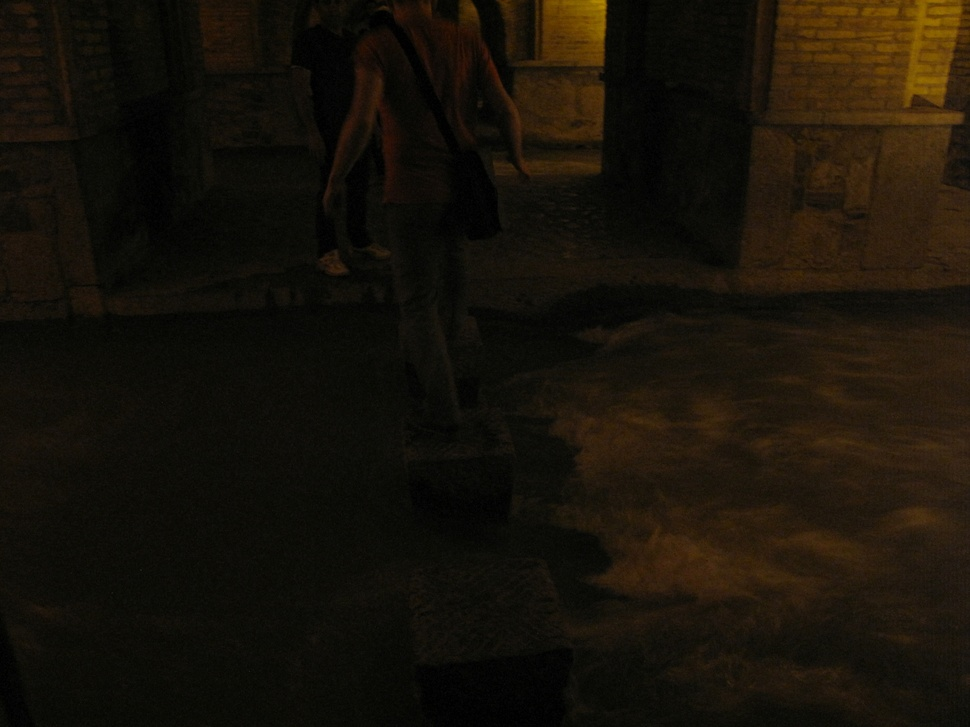
#> input picture HW1/resources/Dark.jpg, 970 x 727 px, shrunk from 2208 x 1656 before the run
$ python q6.py
#> lines starting #> are read from the running program, lines starting #| are printed output that depends on the picture
import cv2
import numpy as np
from matplotlib import pyplot as plt


def getCDF(a):
    histogram, bins = np.histogram(a, range(257))
    cdf = np.cumsum(histogram)
    cdf = cdf / a.size
    return cdf, histogram


def transform(a, q):
    c = q[a]
    return c


def match(a, b):
    shapeA = a.shape
    shapeB = b.shape
    # a = a.flatten()
    # b = b.flatten()
    CDFA, histogramA = getCDF(a)
    CDFB, histogramB = getCDF(b)
    q = np.zeros(CDFA.shape, CDFA.dtype)
    i = 0
    j = 0
    while i < 256:
        if (CDFB[j] >= CDFA[i]):
            q[i] = j
            i += 1
        else:
            print('*')
            if (j < 255):
                j += 1

    c = transform(a, q)

    # a = np.reshape(a, (-1, shapeA[1]))
    # b = np.reshape(b, (-1, shapeB[1]))
    # c = np.reshape(c, (-1, shapeA[1]))
    print(a.shape)
    print('*********************')
    return c, histogramA, histogramB


image1 = cv2.imread('resources/Dark.jpg')
#> image1 is the input picture: shape (727, 970, 3); mean B, G, R 9.1, 18.2, 23.5
image2 = cv2.imread('resources/Pink.jpg')
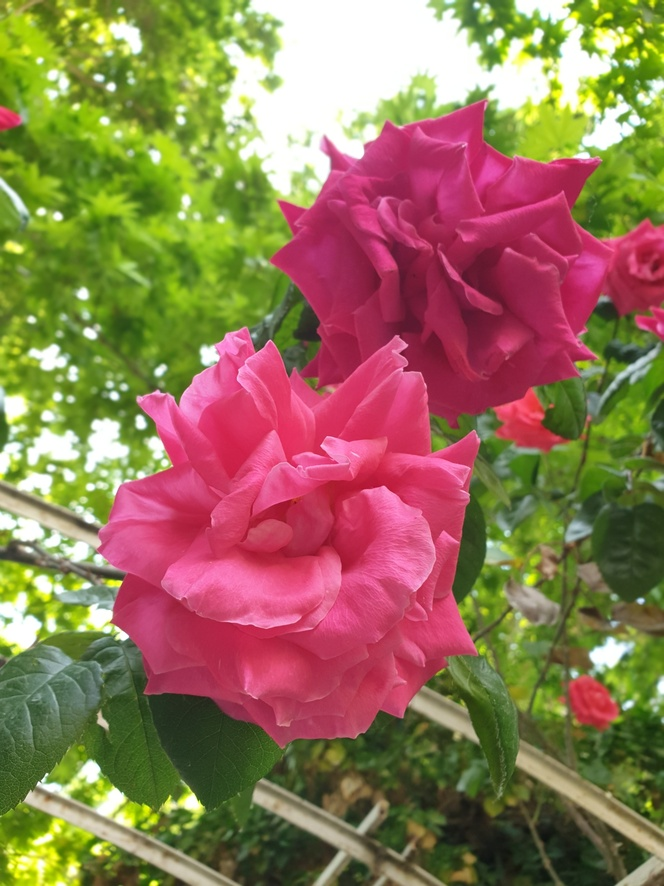
#> input picture HW1/resources/Pink.jpg, 664 x 886 px, shrunk from 1512 x 2016 before the run
#> image2 is the input picture: shape (886, 664, 3); mean B, G, R 85.2, 117.6, 146.5


c0, histo01, histo02 = match(image1[:, :, 0], image2[:, :, 0])
#> in getCDF, `histogram, bins = np.histogram(a, range(257))`: histogram = 256 values, max 70174 at index 7, min 0 at index 36, mean 2754.6; bins = 257 values from 0 to 256
#> in getCDF, `cdf = np.cumsum(histogram)`: cdf = 256 values from 8344 to 705190
#> in getCDF, `cdf = cdf / a.size`: cdf = 256 values from 0.0118 to 1
#> in match, `CDFA, histogramA = getCDF(a)`: histogramA has the same summary as histogram in getCDF
#> in match, `CDFB, histogramB = getCDF(b)`: CDFB = 256 values from 0.00241 to 1; histogramB = 256 values, max 23463 at index 255, min 220 at index 228, mean 2298.1
#> after the loop in match, `while i < 256:`: i = 256; j = 255; q = 256 values from 9 to 255
#| (727, 970)
#> histo01 has the same summary as histogram in getCDF; histo02 has the same summary as histogramB in match
c1, histo11, histo12 = match(image1[:, :, 1], image2[:, :, 1])
#> in getCDF (call 4), `histogram, bins = np.histogram(a, range(257))`: histogram = 256 values, max 38075 at index 255, min 0 at index 0, mean 2298.1
#> in getCDF (call 4), `histogram, bins = np.histogram(a, range(257))`:
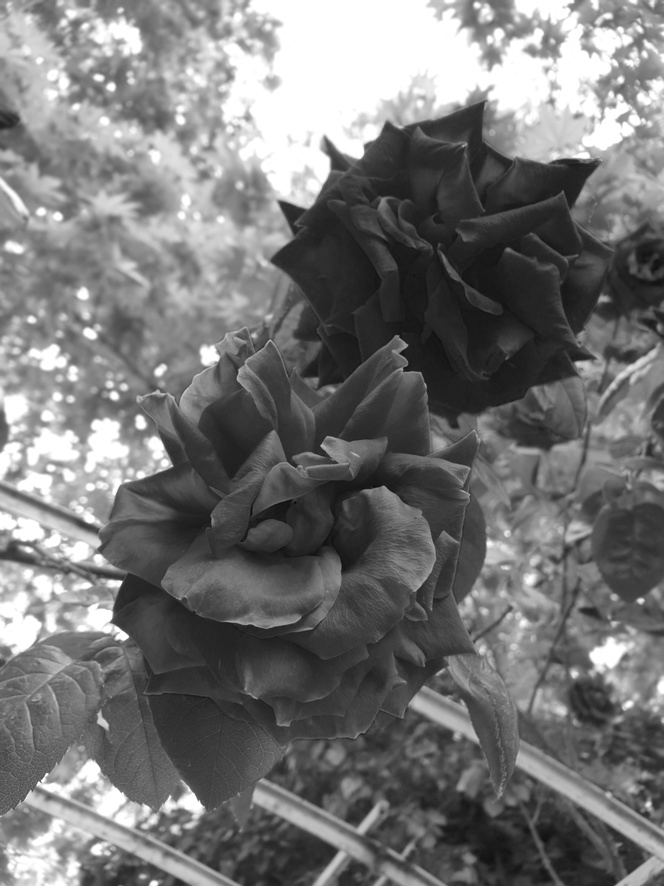
#> a: shape (886, 664); min 5, max 255, mean 117.6
#> in getCDF (call 4), `cdf = np.cumsum(histogram)`: cdf = 256 values from 0 to 588304
#> in getCDF (call 4), `cdf = cdf / a.size`: cdf = 256 values from 0 to 1
#> in transform (call 2), `c = q[a]`:
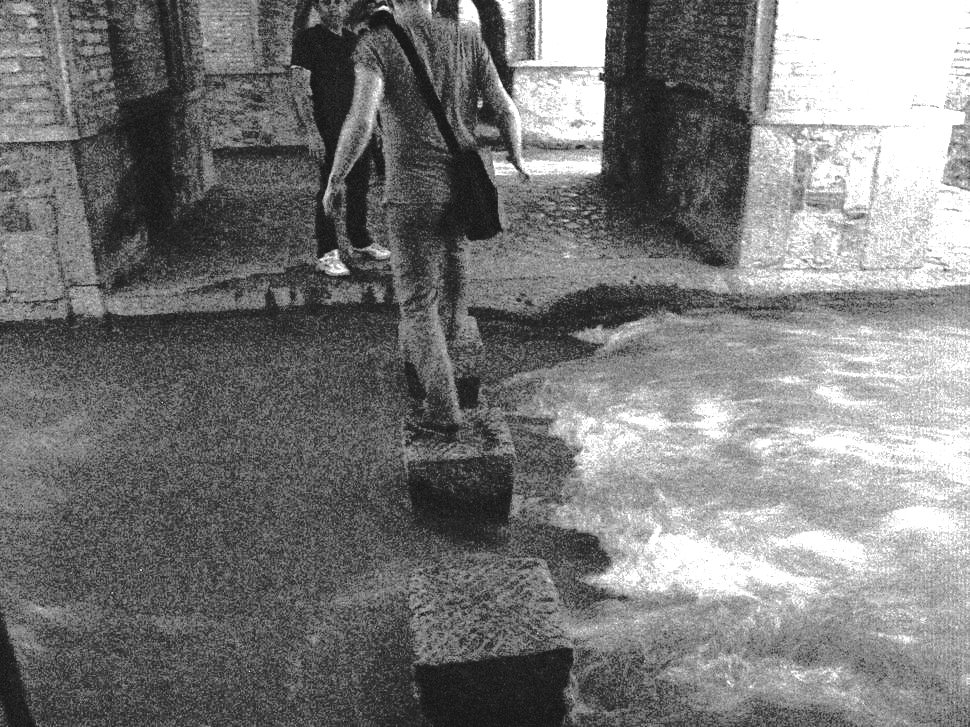
#> c: shape (727, 970) float64; min 24, max 255, mean 121.4
#| (727, 970)
#> histo11 = 256 values, max 53415 at index 12, min 0 at index 136, mean 2754.6; histo12 has the same summary as histogram in getCDF
c2, histo21, histo22 = match(image1[:, :, 2], image2[:, :, 2])
#> in getCDF (call 6), `histogram, bins = np.histogram(a, range(257))`: histogram = 256 values, max 26934 at index 255, min 0 at index 0, mean 2298.1
#> in getCDF (call 6), `histogram, bins = np.histogram(a, range(257))`:
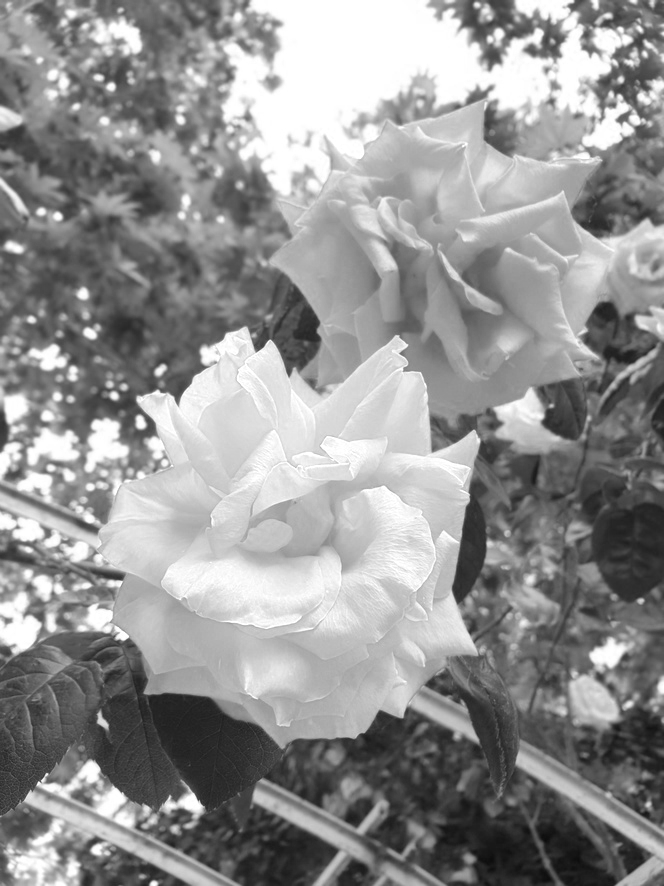
#> a: shape (886, 664); min 12, max 255, mean 146.5
#> in getCDF (call 6), `cdf = np.cumsum(histogram)`: cdf = 256 values from 0 to 588304
#> in getCDF (call 6), `cdf = cdf / a.size`: cdf = 256 values from 0 to 1
#> in transform (call 3), `c = q[a]`:
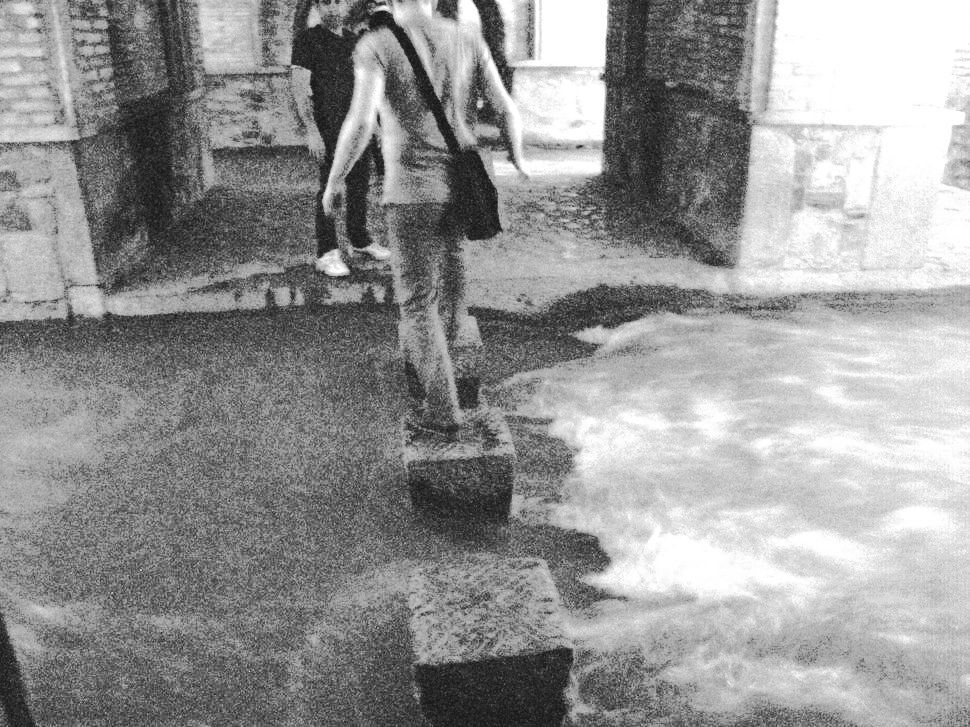
#> c: shape (727, 970) float64; min 25, max 255, mean 149.6
#| (727, 970)
#> histo21 = 256 values, max 43170 at index 12, min 0 at index 167, mean 2754.6; histo22 has the same summary as histogram in getCDF

temp = np.zeros(image1.shape, image1.dtype)
temp[:, :, 0] = c0
temp[:, :, 1] = c1
temp[:, :, 2] = c2
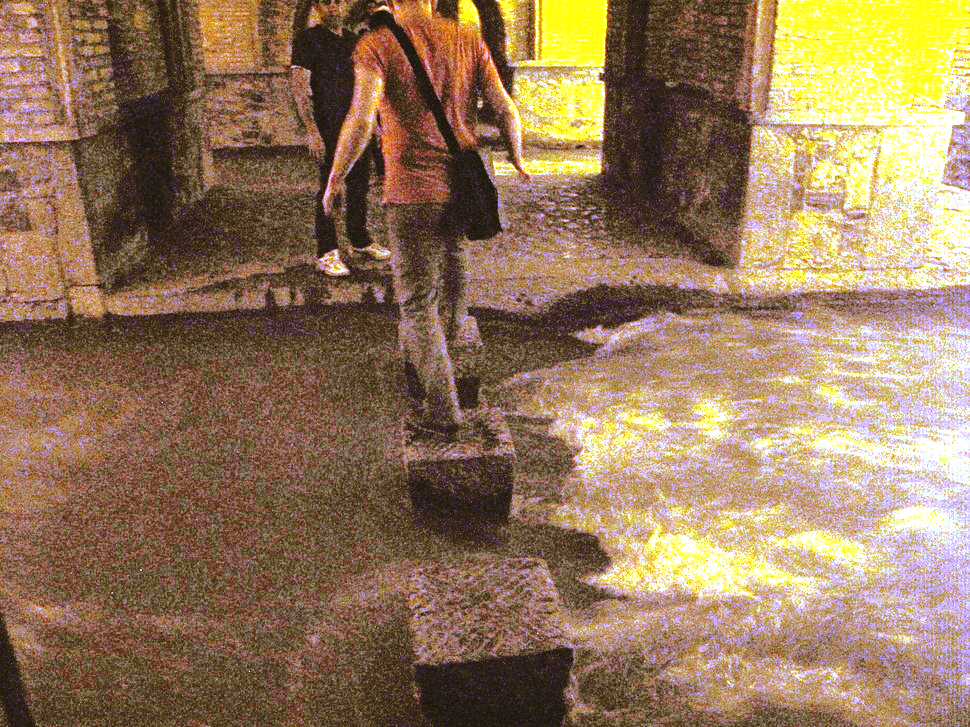
#> temp: shape (727, 970, 3); mean of channels 0, 1, 2 91.9, 121.4, 149.6; drawn as B, G, R

cv2.imwrite('Result/res11.jpg', temp)
cv2.imwrite('Result/q6/res11.jpg', temp)


cdf0a, histogram0a = getCDF(image1[:, :, 0])
#> cdf0a = 256 values from 0.0118 to 1; histogram0a = 256 values, max 70174 at index 7, min 0 at index 36, mean 2754.6
cdf1a, histogram1a = getCDF(image1[:, :, 1])
#> cdf1a = 256 values from 0.00282 to 1; histogram1a has the same summary as histo11
cdf2a, histogram2a = getCDF(image1[:, :, 2])
#> cdf2a = 256 values from 0.00284 to 1; histogram2a has the same summary as histo21
cdf0b, histogram0b = getCDF(image2[:, :, 0])
#> cdf0b = 256 values from 0.00241 to 1; histogram0b has the same summary as histogramB in match
cdf1b, histogram1b = getCDF(image2[:, :, 1])
#> cdf1b = 256 values from 0 to 1; histogram1b = 256 values, max 38075 at index 255, min 0 at index 0, mean 2298.1
cdf2b, histogram2b = getCDF(image2[:, :, 2])
#> cdf2b = 256 values from 0 to 1; histogram2b has the same summary as histogram in getCDF


cdf0, histo0 = getCDF(c0)
#> cdf0 = 256 values from 0 to 1; histo0 = 256 values, max 70174 at index 51, min 0 at index 0, mean 2754.6
cdf1, histo1 = getCDF(c1)
#> cdf1 = 256 values from 0 to 1; histo1 = 256 values, max 53415 at index 75, min 0 at index 0, mean 2754.6
cdf2, histo2 = getCDF(c2)
#> cdf2 = 256 values from 0 to 1; histo2 = 256 values, max 43170 at index 108, min 0 at index 0, mean 2754.6


# plt.subplot(3,3,1)
plt.yticks(np.arange(0, 1.1, 0.2))
plt.xticks(np.arange(0, 256, 50))
plt.title('CDF for Blue channels')
plt.plot(cdf0a, color='r')
plt.plot(cdf0b, color='g')
plt.plot(cdf0, color='b')
plt.legend(['Dark.png' , 'Pink.png' , 'final result'])
plt.savefig('Result/q6/CDFforBlueChannels.png')
#> figure, not shown here; curve peaks at x = 35, y = 1; curve peaks at x = 255, y = 1; curve peaks at x = 255, y = 1
plt.show()

# plt.subplot(3,3,2)
plt.yticks(np.arange(0, 1.1, 0.2))
plt.xticks(np.arange(0, 256, 50))
plt.title('CDF for Green channels')
plt.plot(cdf1a, color='r')
plt.plot(cdf1b, color='g')
plt.plot(cdf1, color='b')
plt.legend(['Dark.png' , 'Pink.png' , 'final result'])

plt.savefig('Result/q6/CDFforGreenChannels.png')
#> figure, not shown here; curve peaks at x = 135, y = 1; curve peaks at x = 255, y = 1; curve peaks at x = 255, y = 1
plt.show()

# plt.subplot(3,3,3)
plt.yticks(np.arange(0, 1.1, 0.2))
plt.xticks(np.arange(0, 256, 50))
plt.title('CDF for Red channels')
plt.plot(cdf2a, color='r')
plt.plot(cdf2b, color='g')
plt.plot(cdf2, color='b')
plt.legend(['Dark.png' , 'Pink.png' , 'final result'])

plt.savefig('Result/q6/CDFforRedChannels.png')
#> figure, not shown here; curve peaks at x = 175, y = 1; curve peaks at x = 255, y = 1; curve peaks at x = 255, y = 1
plt.show()


#  *********************************************************************
plt.xticks(np.arange(0, 256, 50))
plt.title('Histogram for Blue channel of Dark.png')
plt.plot(histogram0a, color='b')
plt.savefig('Result/q6/Dark_Blue_histo.png')
#> figure, not shown here; curve peaks at x = 7, y = 70174
plt.show()

plt.xticks(np.arange(0, 256, 50))
plt.title('Histogram for Green channel of Dark.png')
plt.plot(histogram1a, color='g')
plt.savefig('Result/q6/Dark_Green_histo.png')
#> figure, not shown here; curve peaks at x = 12, y = 53415
plt.show()

plt.xticks(np.arange(0, 256, 50))
plt.title('Histogram for Red channel of Dark.png')
plt.plot(histogram2a, color='r')
plt.savefig('Result/q6/Dark_Red_histo.png')
#> figure, not shown here; curve peaks at x = 12, y = 43170
plt.show()
#  ******************************************************************************
plt.xticks(np.arange(0, 256, 50))
plt.title('Histogram for Blue channel of Pink.png')
plt.plot(histogram0b, color='b')
plt.savefig('Result/q6/Pink_Blue_histo.png')
#> figure, not shown here; curve peaks at x = 255, y = 23463
plt.show()

plt.xticks(np.arange(0, 256, 50))
plt.title('Histogram for Green channel of Pink.png')
plt.plot(histogram1b, color='g')
plt.savefig('Result/q6/Pink_Green_histo.png')
#> figure, not shown here; curve peaks at x = 255, y = 38075
plt.show()

plt.xticks(np.arange(0, 256, 50))
plt.title('Histogram for Red channel of Pink.png')
plt.plot(histogram2b, color='r')
plt.savefig('Result/q6/Pink_Red_histo.png')
#> figure, not shown here; curve peaks at x = 255, y = 26934
plt.show()
# ********************************************************************************

plt.xticks(np.arange(0, 256, 50))
plt.title('Histogram for Blue channel of Resust image')
plt.plot(histo0 , 'b')
plt.savefig('Result/q6/Resust_Blue_histo.png')
#> figure, not shown here; curve peaks at x = 51, y = 70174
plt.show()

plt.xticks(np.arange(0, 256, 50))
plt.title('Histogram for Green channel of Resust image')
plt.plot(histo1 , 'g')
plt.savefig('Result/q6/Resust_Green_histo.png')
#> figure, not shown here; curve peaks at x = 75, y = 53415
plt.show()

plt.xticks(np.arange(0, 256, 50))
plt.title('Histogram for Red channel of Resust image')
plt.plot(histo2 , 'r')
plt.savefig('Result/q6/Resust_Red_histo.png')
#> figure, not shown here; curve peaks at x = 108, y = 43170
plt.show()

#  ********************************************************************************

plt.xticks(np.arange(0, 256, 50))
plt.title('Cumulative Histogram for Blue channels')
plt.plot(histogram0a, color='b')
plt.plot(histogram0b, color='g')
plt.plot(histo0 , 'r')
plt.legend(['Dark.png' , 'Pink.png' , 'final result'])
plt.savefig('Result/q6/Cumulative_Blue_histo.png')
#> figure, not shown here; curve peaks at x = 7, y = 70174; curve peaks at x = 255, y = 23463; curve peaks at x = 51, y = 70174
plt.show()

plt.xticks(np.arange(0, 256, 50))
plt.title('Cumulative Histogram for Green channels')
plt.plot(histogram1a, color='b')
plt.plot(histogram1b, color='g')
plt.plot(histo1 , 'r')
plt.legend(['Dark.png' , 'Pink.png' , 'final result'])
plt.savefig('Result/q6/Cumulative_Green_histo.png')
#> figure, not shown here; curve peaks at x = 12, y = 53415; curve peaks at x = 255, y = 38075; curve peaks at x = 75, y = 53415
plt.show()

plt.xticks(np.arange(0, 256, 50))
plt.title(' Cumulative Histogram for Red channels')
plt.plot(histogram2a, color='b')
plt.plot(histogram2b, color='g')
plt.plot(histo2 , 'r')
plt.legend(['Dark.png' , 'Pink.png' , 'final result'])
plt.savefig('Result/q6/Cumulative_Red_histo.png')
#> figure, not shown here; curve peaks at x = 12, y = 43170; curve peaks at x = 255, y = 26934; curve peaks at x = 108, y = 43170
plt.show()
#  *******************************************************************************
plt.xticks(np.arange(0, 256, 50))
plt.title(' Histogram of Dark.png ')
plt.plot(histogram0a , 'b')
plt.plot(histogram1a , 'g')
plt.plot(histogram2a, 'r')
plt.legend(['Blue' , 'Green' , 'Red'])
plt.savefig('Result/q6/Dark_histogram.jpg')
#> figure, not shown here; curve peaks at x = 7, y = 70174; curve peaks at x = 12, y = 53415; curve peaks at x = 12, y = 43170
plt.show()


plt.xticks(np.arange(0, 256, 50))
plt.title(' Histogram of Pink.png ')
plt.plot(histogram0b , 'b')
plt.plot(histogram1b , 'g')
plt.plot(histogram2b, 'r')
plt.legend(['Blue' , 'Green' , 'Red'])
plt.savefig('Result/q6/Pink_histogram.jpg')
#> figure, not shown here; curve peaks at x = 255, y = 23463; curve peaks at x = 255, y = 38075; curve peaks at x = 255, y = 26934
plt.show()


plt.xticks(np.arange(0, 256, 50))
plt.title(' Histogram of Result image ')
plt.plot(histo0 , 'b')
plt.plot(histo1 , 'g')
plt.plot(histo2 , 'r')
plt.legend(['Blue' , 'Green' , 'Red'])
plt.savefig('Result/q6/Result_histogram.jpg')
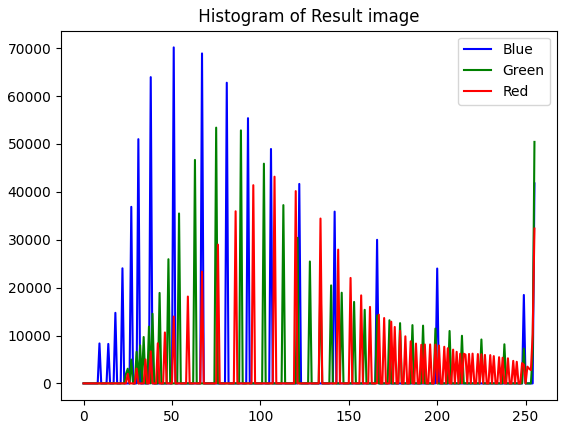
#> figure drawn by matplotlib, 1 panel; curve peaks at x = 51, y = 70174; curve peaks at x = 75, y = 53415; curve peaks at x = 108, y = 43170
plt.savefig('Result/res10.jpg')
plt.show()
